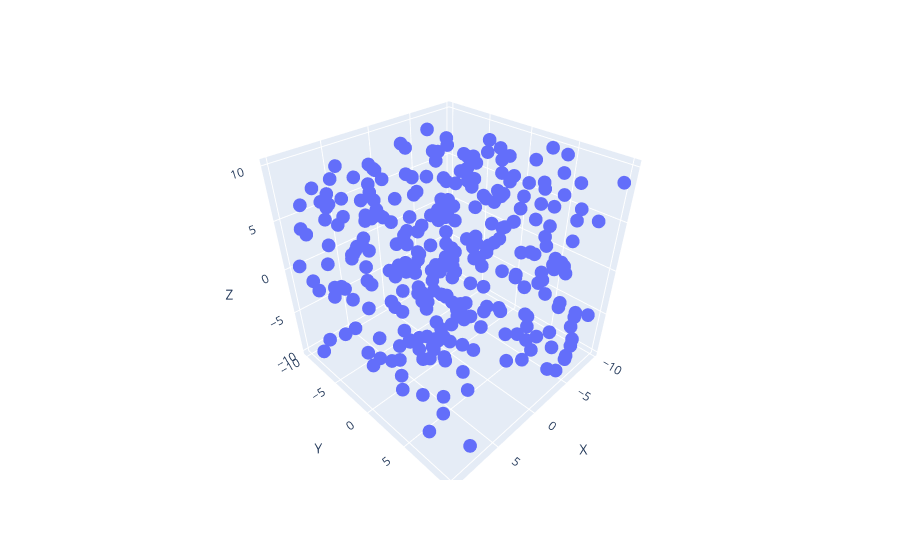

Write notebook code for a chart like this one.
### Code cell
# 1

import plotly.express as px
import pandas as pd
import numpy as np

np.random.seed(30)
data = {
    'X': np.random.uniform(-10, 10, 300),
    'Y': np.random.uniform(-10, 10, 300),
    'Z': np.random.uniform(-10, 10, 300)
}
df = pd.DataFrame(data)

fig = px.scatter_3d(df, x='X', y='Y', z='Z')
fig.show()

### Figure 1 — Plotly figure (JSON) as saved in the notebook; plotly's stock layout.template omitted (floating-point values rounded to 4 significant figures; data arrays with more than 128 entries replaced by an {"elided": "..."} marker saying what was removed)
{"data": [{"hovertemplate": "X=%{x}<br>Y=%{y}<br>Z=%{z}<extra></extra>", "legendgroup": "", "marker": {"color": "#636efa", "symbol": "circle"}, "mode": "markers", "name": "", "scene": "scene", "showlegend": false, "type": "scatter3d", "x": {"elided": "300 float values"}, "y": {"elided": "300 float values"}, "z": {"elided": "300 float values"}}], "layout": {"legend": {"tracegroupgap": 0}, "margin": {"t": 60}, "scene": {"domain": {"x": [0, 1], "y": [0, 1]}, "xaxis": {"title": {"text": "X"}}, "yaxis": {"title": {"text": "Y"}}, "zaxis": {"title": {"text": "Z"}}}}}
